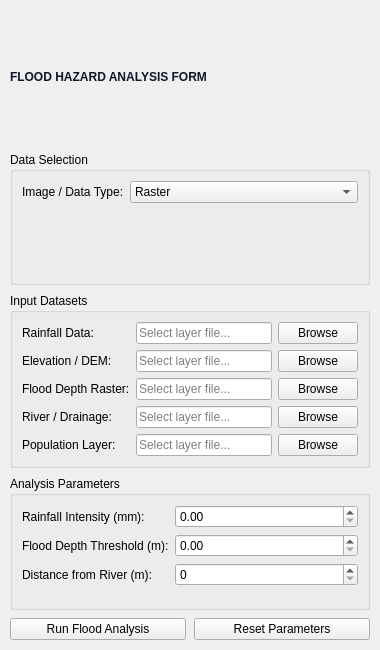
<?xml version="1.0" encoding="UTF-8"?>
<ui version="4.0">
 <class>FloodForm</class>
 <widget class="QWidget" name="FloodForm">
  <property name="geometry"><rect><x>0</x><y>0</y><width>380</width><height>650</height></rect></property>
  <layout class="QVBoxLayout" name="mainLayout">
   <property name="spacing"><number>8</number></property>
   <property name="leftMargin"><number>10</number></property>
   <property name="topMargin"><number>10</number></property>
   <property name="rightMargin"><number>10</number></property>
   <property name="bottomMargin"><number>10</number></property>
   <item>
    <widget class="QLabel" name="lblTitle">
     <property name="text"><string>FLOOD HAZARD ANALYSIS FORM</string></property>
     <property name="styleSheet"><string>font-size: 12px; font-weight: bold; color: #0F172A;</string></property>
    </widget>
   </item>
   <item>
    <widget class="QGroupBox" name="grpData">
     <property name="title"><string>Data Selection</string></property>
     <layout class="QFormLayout" name="formLayoutData">
      <item row="0" column="0"><widget class="QLabel"><property name="text"><string>Image / Data Type:</string></property></widget></item>
      <item row="0" column="1">
       <widget class="QComboBox" name="cmbDataType">
        <item><property name="text"><string>Raster</string></property></item>
        <item><property name="text"><string>Vector</string></property></item>
        <item><property name="text"><string>DEM</string></property></item>
        <item><property name="text"><string>Satellite Image</string></property></item>
        <item><property name="text"><string>Shapefile</string></property></item>
        <item><property name="text"><string>CSV</string></property></item>
       </widget>
      </item>
     </layout>
    </widget>
   </item>
   <item>
    <widget class="QGroupBox" name="grpInputs">
     <property name="title"><string>Input Datasets</string></property>
     <layout class="QFormLayout" name="formLayoutInputs">
      <!-- Rainfall Data -->
      <item row="0" column="0"><widget class="QLabel"><property name="text"><string>Rainfall Data:</string></property></widget></item>
      <item row="0" column="1">
       <layout class="QHBoxLayout">
        <item><widget class="QLineEdit" name="txtRainfall"><property name="placeholderText"><string>Select layer file...</string></property></widget></item>
        <item><widget class="QPushButton" name="btnBrowseRainfall"><property name="text"><string>Browse</string></property></widget></item>
       </layout>
      </item>
      <!-- Elevation / DEM -->
      <item row="1" column="0"><widget class="QLabel"><property name="text"><string>Elevation / DEM:</string></property></widget></item>
      <item row="1" column="1">
       <layout class="QHBoxLayout">
        <item><widget class="QLineEdit" name="txtDEM"><property name="placeholderText"><string>Select layer file...</string></property></widget></item>
        <item><widget class="QPushButton" name="btnBrowseDEM"><property name="text"><string>Browse</string></property></widget></item>
       </layout>
      </item>
      <!-- Flood Depth Raster -->
      <item row="2" column="0"><widget class="QLabel"><property name="text"><string>Flood Depth Raster:</string></property></widget></item>
      <item row="2" column="1">
       <layout class="QHBoxLayout">
        <item><widget class="QLineEdit" name="txtFloodDepth"><property name="placeholderText"><string>Select layer file...</string></property></widget></item>
        <item><widget class="QPushButton" name="btnBrowseDepth"><property name="text"><string>Browse</string></property></widget></item>
       </layout>
      </item>
      <!-- Drainage Network -->
      <item row="3" column="0"><widget class="QLabel"><property name="text"><string>River / Drainage:</string></property></widget></item>
      <item row="3" column="1">
       <layout class="QHBoxLayout">
        <item><widget class="QLineEdit" name="txtDrainage"><property name="placeholderText"><string>Select layer file...</string></property></widget></item>
        <item><widget class="QPushButton" name="btnBrowseDrainage"><property name="text"><string>Browse</string></property></widget></item>
       </layout>
      </item>
      <!-- Population Layer -->
      <item row="4" column="0"><widget class="QLabel"><property name="text"><string>Population Layer:</string></property></widget></item>
      <item row="4" column="1">
       <layout class="QHBoxLayout">
        <item><widget class="QLineEdit" name="txtPopulation"><property name="placeholderText"><string>Select layer file...</string></property></widget></item>
        <item><widget class="QPushButton" name="btnBrowsePop"><property name="text"><string>Browse</string></property></widget></item>
       </layout>
      </item>
     </layout>
    </widget>
   </item>
   <item>
    <widget class="QGroupBox" name="grpParams">
     <property name="title"><string>Analysis Parameters</string></property>
     <layout class="QFormLayout" name="formLayoutParams">
      <item row="0" column="0"><widget class="QLabel"><property name="text"><string>Rainfall Intensity (mm):</string></property></widget></item>
      <item row="0" column="1"><widget class="QDoubleSpinBox" name="spnRainfall"><property name="maximum"><double>2000</double></property></widget></item>
      <item row="1" column="0"><widget class="QLabel"><property name="text"><string>Flood Depth Threshold (m):</string></property></widget></item>
      <item row="1" column="1"><widget class="QDoubleSpinBox" name="spnDepth"><property name="maximum"><double>50</double></property></widget></item>
      <item row="2" column="0"><widget class="QLabel"><property name="text"><string>Distance from River (m):</string></property></widget></item>
      <item row="2" column="1"><widget class="QSpinBox" name="spnRiverDist"><property name="maximum"><number>10000</number></property></widget></item>
     </layout>
    </widget>
   </item>
   <item>
    <layout class="QHBoxLayout" name="btnLayout">
     <item><widget class="QPushButton" name="btnRun"><property name="text"><string>Run Flood Analysis</string></property></widget></item>
     <item><widget class="QPushButton" name="btnReset"><property name="text"><string>Reset Parameters</string></property></widget></item>
    </layout>
   </item>
  </layout>
 </widget>
</ui>
